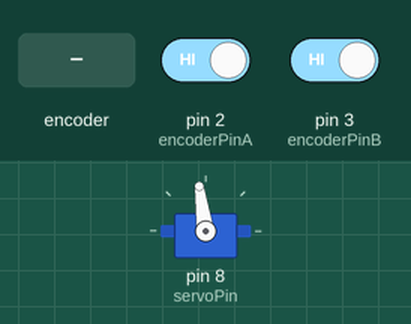
Recording of a sketch running on a simulated Arduino Uno, built with avr-gcc and run on an emulated ATmega328P. Shown: servo. Inputs (shaded band) come from the test bench; at power-on: pin 2 (encoderPinA) HIGH, pin 3 (encoderPinB) HIGH. What the sketch prints to the serial monitor is not drawn.

Above: at 8.2 s.
8.3 s: rotary encoder on pin 2 (encoderPinA) / pin 3 (encoderPinB) turned 1 step (first pin leading)
Timing chart, 0 to 11.3 s (numbered marks = the images above; inputs shaded):
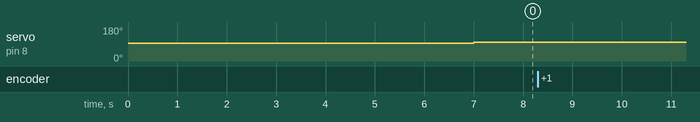

Measured:
- after the input at 8.3 s, every drawn part: stays the same

The sketch:

Working_Motor_Code_bidirectional_w_encoder_and_direction.ino
```cpp
#include <Servo.h>

byte servoPin = 8; // signal pin for the ESC.
Servo servo;

///////Encoder Stuff
//include directional code which monitors A and B signal
// Input pin for encoder, can be any interrupt capable pin
const uint8_t ENCODER = 5; // change to 0, 1, 2, or 3 on Feather 32u4
// Variable for tracking number of pulses from Hall effect sensor
volatile int hall = 0;

// Timing variables
unsigned long prevMicros = 0;
unsigned long curMicros = 0;
const unsigned long WINDOW = 100000;

// Motor/encoder parameters
const float PULSE_PER_REV = 1; //this is the I signal
const float GEARING = 1; //there is no gearbox

///////ISR Direction Stuff
//https://arduino.stackexchange.com/questions/32572/how-to-detect-the-direction-of-a-rotary-encoder
// Connect pin A (one of the outer ones) to a pin that can generate interrupts (eg. D2)
// Connect pin B (the other outer one) to another free pin (eg. D5)
volatile bool fired;
volatile bool up;

const byte encoderPinA = 2;
const byte encoderPinB = 3;

// Interrupt Service Routine for a change to encoder pin A
void isr ()
{
  if (digitalRead (encoderPinA))
    up = digitalRead (encoderPinB);
  else
    up = !digitalRead (encoderPinB);
  fired = true;
}  // end of isr

void setup() {
///Motor Stuff
Serial.begin(9600);
servo.attach(servoPin);
servo.writeMicroseconds(1500); // send "stop" signal to ESC. Also necessary to arm the ESC.
delay(7000); // delay to allow the ESC to recognize the stopped signal.

///Encoder Stuff
pinMode(ENCODER, INPUT);
attachInterrupt(digitalPinToInterrupt(ENCODER), hallInt, FALLING); //when encoder falls, run hall int which is an iterative func, counts pulses
prevMicros = micros();

//Direction Stuff

pinMode (encoderPinA, INPUT_PULLUP);     // enable pull-ups
pinMode (encoderPinB, INPUT_PULLUP);
attachInterrupt(digitalPinToInterrupt(encoderPinA), isr, CHANGE);   // interrupt 0 is pin 2
Serial.begin(115200);
}


void loop()
{
  //Motor Stuff
  servo.writeMicroseconds(1550); // Send signal to ESC.

  //Direction Stuff
  static long rotaryCount = 0;

  if (fired)
    {
    if (up)
      rotaryCount++;
    else
      rotaryCount--;
    fired = false;
    Serial.print ("Count = ");
    Serial.println (rotaryCount);
    }  // end if fired

  //Encoder Stuff
  curMicros = micros();
  float rotSpeed;
  unsigned long delta_t = curMicros - prevMicros;
  if (delta_t >= WINDOW && hall > 0)
    {
      prevMicros = curMicros; //rest timestamp
      float dt = float(delta_t)/1.0e6; // convert to seconds (and to a float)
      float rev = hall / (GEARING*PULSE_PER_REV); // convert raw pulse counts to revolutions (and convert to float)

      rotSpeed = rev/dt;

      rotSpeed *= 60; // convert to rpm

      // Report speed
      //Serial.print("Motor speed (RPM): ");
      Serial.println(rotSpeed);

      hall = 0;
    }

}

void hallInt()
{
  hall++;
}
```
